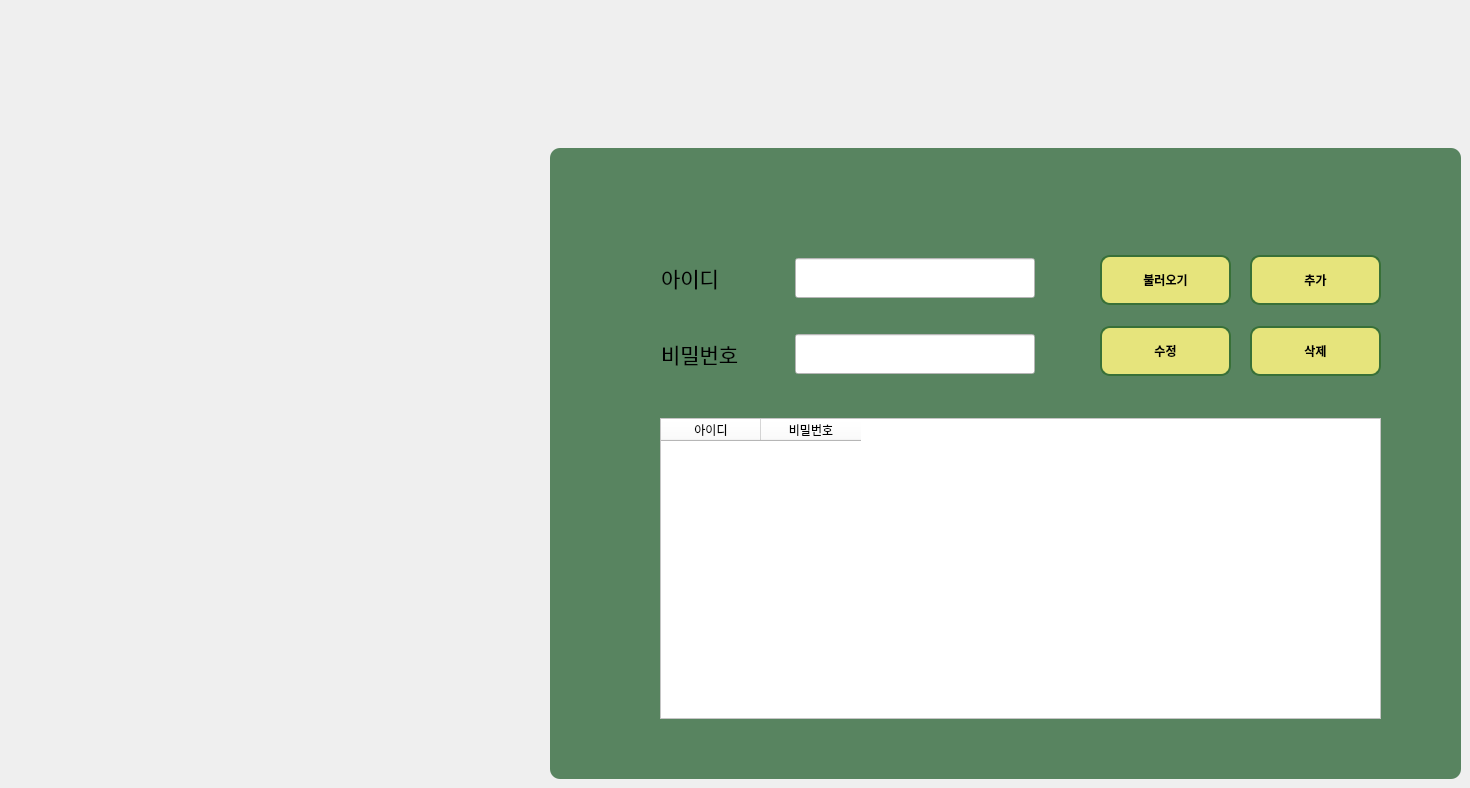
          <widget class="QWidget" name="page_5">
           <property name="styleSheet">
            <string notr="true"/>
           </property>
           <widget class="QWidget" name="widget_2" native="true">
            <property name="geometry">
             <rect>
              <x>550</x>
              <y>148</y>
              <width>911</width>
              <height>631</height>
             </rect>
            </property>
            <property name="styleSheet">
             <string notr="true">
QWidget {
    background-color: rgb(88, 132, 96);
}


#widget_2 {
    border-radius: 10px;       /* 모서리를 10px만큼 둥글게 설정 */
}

</string>
            </property>
            <widget class="QPushButton" name="deleteBtn">
             <property name="geometry">
              <rect>
               <x>700</x>
               <y>178</y>
               <width>131</width>
               <height>50</height>
              </rect>
             </property>
             <property name="styleSheet">
              <string notr="true">QPushButton {
    background-color: #E6E47C;        /* 버튼 배경색 */
    border: 2px solid #387038;        /* 테두리 색과 두께 */
    border-radius: 10px;              /* 모서리를 둥글게 */
    padding: 5px 15px;                /* 버튼의 패딩 */
    color: black;                     /* 글자 색상 */
    font-weight: bold;                /* 글자 굵기 */
}

/* 버튼을 누를 때 스타일 */
QPushButton:pressed {
    background-color: #8FBD99;        /* 눌렀을 때 배경색 */
    padding-top: 6px;                 /* 약간 아래로 눌리는 효과 */
    padding-left: 6px;                /* 눌렸을 때 살짝 오른쪽으로 밀리는 효과 */
}</string>
             </property>
             <property name="text">
              <string>삭제</string>
             </property>
            </widget>
            <widget class="QPushButton" name="updateBtn">
             <property name="geometry">
              <rect>
               <x>550</x>
               <y>178</y>
               <width>131</width>
               <height>50</height>
              </rect>
             </property>
             <property name="styleSheet">
              <string notr="true">QPushButton {
    background-color: #E6E47C;        /* 버튼 배경색 */
    border: 2px solid #387038;        /* 테두리 색과 두께 */
    border-radius: 10px;              /* 모서리를 둥글게 */
    padding: 5px 15px;                /* 버튼의 패딩 */
    color: black;                     /* 글자 색상 */
    font-weight: bold;                /* 글자 굵기 */
}

/* 버튼을 누를 때 스타일 */
QPushButton:pressed {
    background-color: #8FBD99;        /* 눌렀을 때 배경색 */
    padding-top: 6px;                 /* 약간 아래로 눌리는 효과 */
    padding-left: 6px;                /* 눌렸을 때 살짝 오른쪽으로 밀리는 효과 */
}</string>
             </property>
             <property name="text">
              <string>수정</string>
             </property>
            </widget>
            <widget class="QPushButton" name="loadBtn">
             <property name="geometry">
              <rect>
               <x>550</x>
               <y>107</y>
               <width>131</width>
               <height>50</height>
              </rect>
             </property>
             <property name="styleSheet">
              <string notr="true">QPushButton {
    background-color: #E6E47C;        /* 버튼 배경색 */
    border: 2px solid #387038;        /* 테두리 색과 두께 */
    border-radius: 10px;              /* 모서리를 둥글게 */
    padding: 5px 15px;                /* 버튼의 패딩 */
    color: black;                     /* 글자 색상 */
    font-weight: bold;                /* 글자 굵기 */
}

/* 버튼을 누를 때 스타일 */
QPushButton:pressed {
    background-color: #8FBD99;        /* 눌렀을 때 배경색 */
    padding-top: 6px;                 /* 약간 아래로 눌리는 효과 */
    padding-left: 6px;                /* 눌렸을 때 살짝 오른쪽으로 밀리는 효과 */
}</string>
             </property>
             <property name="text">
              <string>불러오기</string>
             </property>
            </widget>
            <widget class="QPushButton" name="addBtn">
             <property name="geometry">
              <rect>
               <x>700</x>
               <y>107</y>
               <width>131</width>
               <height>50</height>
              </rect>
             </property>
             <property name="styleSheet">
              <string notr="true">QPushButton {
    background-color: #E6E47C;        /* 버튼 배경색 */
    border: 2px solid #387038;        /* 테두리 색과 두께 */
    border-radius: 10px;              /* 모서리를 둥글게 */
    padding: 5px 15px;                /* 버튼의 패딩 */
    color: black;                     /* 글자 색상 */
    font-weight: bold;                /* 글자 굵기 */
}

/* 버튼을 누를 때 스타일 */
QPushButton:pressed {
    background-color: #8FBD99;        /* 눌렀을 때 배경색 */
    padding-top: 6px;                 /* 약간 아래로 눌리는 효과 */
    padding-left: 6px;                /* 눌렸을 때 살짝 오른쪽으로 밀리는 효과 */
}</string>
             </property>
             <property name="text">
              <string>추가</string>
             </property>
            </widget>
            <widget class="QTableWidget" name="tableWidget">
             <property name="geometry">
              <rect>
               <x>110</x>
               <y>270</y>
               <width>721</width>
               <height>301</height>
              </rect>
             </property>
             <property name="styleSheet">
              <string notr="true">background-color: rgb(255, 255, 255);
color: rgb(0, 0, 0);</string>
             </property>
             <column>
              <property name="text">
               <string>아이디</string>
              </property>
             </column>
             <column>
              <property name="text">
               <string>비밀번호</string>
              </property>
             </column>
            </widget>
            <widget class="QWidget" name="layoutWidget">
             <property name="geometry">
              <rect>
               <x>111</x>
               <y>110</y>
               <width>374</width>
               <height>116</height>
              </rect>
             </property>
             <layout class="QVBoxLayout" name="verticalLayout_7">
              <item>
               <layout class="QHBoxLayout" name="horizontalLayout_8">
                <item>
                 <widget class="QLabel" name="label_11">
                  <property name="font">
                   <font>
                    <pointsize>16</pointsize>
                   </font>
                  </property>
                  <property name="styleSheet">
                   <string notr="true">color: rgb(0, 0, 0);</string>
                  </property>
                  <property name="text">
                   <string>아이디</string>
                  </property>
                 </widget>
                </item>
                <item>
                 <spacer name="horizontalSpacer_4">
                  <property name="orientation">
                   <enum>Qt::Horizontal</enum>
                  </property>
                  <property name="sizeHint" stdset="0">
                   <size>
                    <width>38</width>
                    <height>20</height>
                   </size>
                  </property>
                 </spacer>
                </item>
                <item>
                 <widget class="QLineEdit" name="id_input">
                  <property name="minimumSize">
                   <size>
                    <width>240</width>
                    <height>40</height>
                   </size>
                  </property>
                  <property name="styleSheet">
                   <string notr="true">background-color: rgb(255, 255, 255);
color: rgb(0, 0, 0);</string>
                  </property>
                  <property name="text">
                   <string/>
                  </property>
                 </widget>
                </item>
               </layout>
              </item>
              <item>
               <spacer name="verticalSpacer_2">
                <property name="orientation">
                 <enum>Qt::Vertical</enum>
                </property>
                <property name="sizeHint" stdset="0">
                 <size>
                  <width>20</width>
                  <height>18</height>
                 </size>
                </property>
               </spacer>
              </item>
              <item>
               <layout class="QHBoxLayout" name="horizontalLayout_9">
                <item>
                 <widget class="QLabel" name="label_12">
                  <property name="font">
                   <font>
                    <pointsize>16</pointsize>
                   </font>
                  </property>
                  <property name="styleSheet">
                   <string notr="true">color: rgb(0, 0, 0);</string>
                  </property>
                  <property name="text">
                   <string>비밀번호</string>
                  </property>
                 </widget>
                </item>
                <item>
                 <spacer name="horizontalSpacer_5">
                  <property name="orientation">
                   <enum>Qt::Horizontal</enum>
                  </property>
                  <property name="sizeHint" stdset="0">
                   <size>
                    <width>40</width>
                    <height>20</height>
                   </size>
                  </property>
                 </spacer>
                </item>
                <item>
                 <widget class="QLineEdit" name="pw_input">
                  <property name="minimumSize">
                   <size>
                    <width>240</width>
                    <height>40</height>
                   </size>
                  </property>
                  <property name="styleSheet">
                   <string notr="true">background-color: rgb(255, 255, 255);
color: rgb(0, 0, 0);</string>
                  </property>
                  <property name="text">
                   <string/>
                  </property>
                  <property name="echoMode">
                   <enum>QLineEdit::Normal</enum>
                  </property>
                 </widget>
                </item>
               </layout>
              </item>
             </layout>
            </widget>
           </widget>
          </widget>
